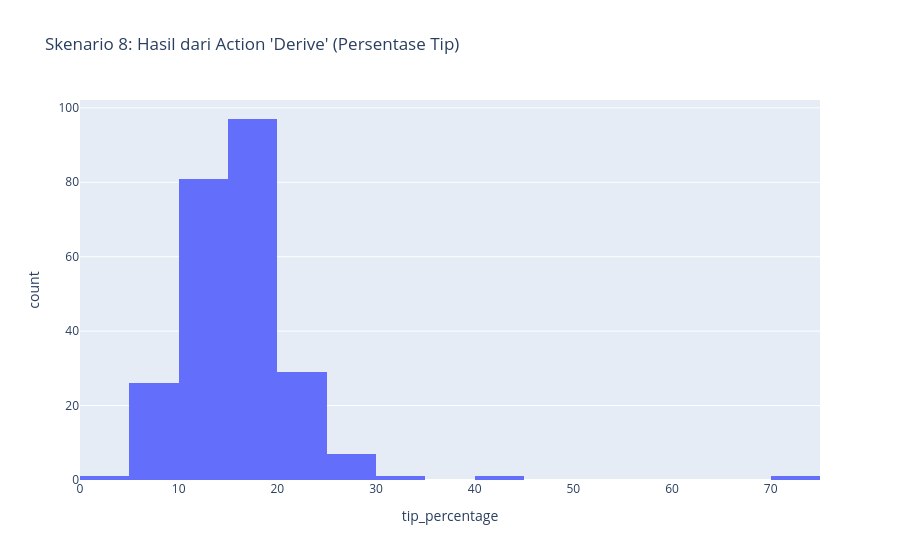

Notebook code for this chart:
### Markdown cell above
# Contoh Skenario 8: Menghasilkan Data Baru (Produce: Derive)
Domain task : User ingin tahu persentase tip, namun data tersebut tidak ada di kolom asli. Kita harus memproduksinya.

### Code cell
# Action: Produce -> Derive (Membuat kolom baru)
df_tips['tip_percentage'] = (df_tips['tip'] / df_tips['total_bill']) * 100

# Visualisasi data hasil Derive
fig3 = px.histogram(df_tips, 
                    x="tip_percentage", 
                    nbins=20, 
                   title="Skenario 8: Hasil dari Action 'Derive' (Persentase Tip)")
fig3.show()

### Figure 1 — Plotly figure (JSON) as saved in the notebook; plotly's stock layout.template omitted (floating-point values rounded to 4 significant figures; data arrays with more than 128 entries replaced by an {"elided": "..."} marker saying what was removed)
{"data": [{"bingroup": "x", "hovertemplate": "tip_percentage=%{x}<br>count=%{y}<extra></extra>", "legendgroup": "", "marker": {"color": "#636efa", "pattern": {"shape": ""}}, "name": "", "nbinsx": 20, "orientation": "v", "showlegend": false, "type": "histogram", "x": {"elided": "244 float values"}, "xaxis": "x", "yaxis": "y"}], "layout": {"barmode": "relative", "legend": {"tracegroupgap": 0}, "title": {"text": "Skenario 8: Hasil dari Action 'Derive' (Persentase Tip)"}, "xaxis": {"anchor": "y", "domain": [0, 1], "title": {"text": "tip_percentage"}}, "yaxis": {"anchor": "x", "domain": [0, 1], "title": {"text": "count"}}}}
